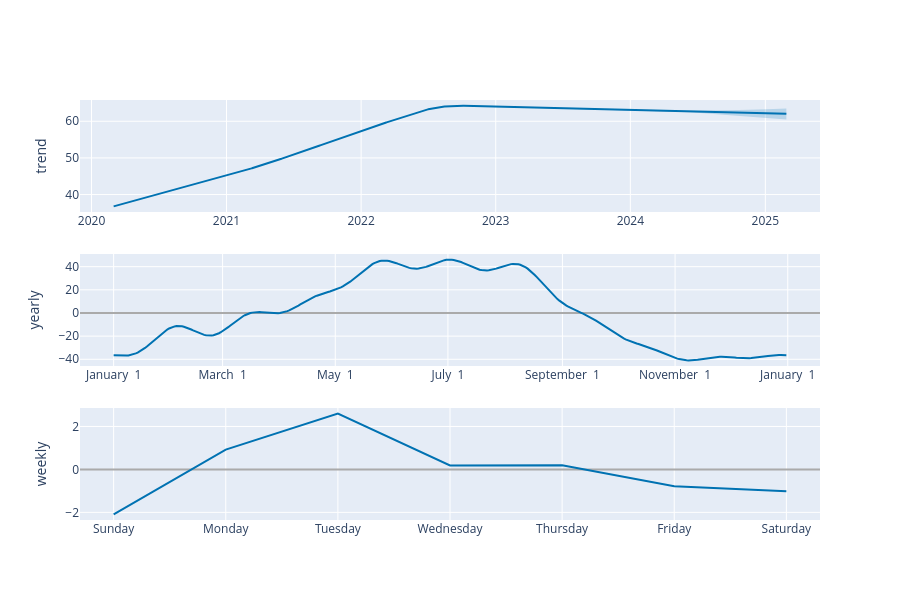

The notebook cell saved with this chart:
### Markdown cell above
##**Analisando as componentes da série temporal**

### Code cell
from prophet.plot import plot_components_plotly

plot_components_plotly(modelo, previsao)

### Figure 1 — Plotly figure (JSON) as saved in the notebook; plotly's stock layout.template omitted (floating-point values rounded to 4 significant figures; data arrays with more than 128 entries replaced by an {"elided": "..."} marker saying what was removed)
{"data": [{"line": {"color": "#0072B2", "width": 2}, "mode": "lines", "name": "trend", "type": "scatter", "x": {"elided": "1825 str values"}, "xaxis": "x", "y": {"elided": "1825 float values"}, "yaxis": "y"}, {"line": {"color": "rgba(0, 114, 178, 0.2)", "width": 0}, "mode": "lines", "name": "trend_upper", "type": "scatter", "x": {"elided": "1825 str values"}, "xaxis": "x", "y": {"elided": "1825 float values"}, "yaxis": "y"}, {"fill": "tonexty", "fillcolor": "rgba(0, 114, 178, 0.2)", "line": {"color": "rgba(0, 114, 178, 0.2)", "width": 0}, "mode": "lines", "name": "trend_lower", "type": "scatter", "x": {"elided": "1825 str values"}, "xaxis": "x", "y": {"elided": "1825 float values"}, "yaxis": "y"}, {"line": {"color": "#0072B2", "width": 2}, "mode": "lines", "name": "yearly", "type": "scatter", "x": {"elided": "365 str values"}, "xaxis": "x2", "y": {"elided": "365 float values"}, "yaxis": "y2"}, {"line": {"color": "#0072B2", "width": 2}, "mode": "lines", "name": "weekly", "type": "scatter", "x": ["2017-01-01T00:00:00", "2017-01-02T00:00:00", "2017-01-03T00:00:00", "2017-01-04T00:00:00", "2017-01-05T00:00:00", "2017-01-06T00:00:00", "2017-01-07T00:00:00"], "xaxis": "x3", "y": [-2.094, 0.92, 2.599, 0.1876, 0.1904, -0.7813, -1.022], "yaxis": "y3"}], "layout": {"height": 600, "showlegend": false, "width": 900, "xaxis": {"anchor": "y", "domain": [0, 1], "range": ["2019-11-30T19:12:00", "2025-05-29T04:48:00"], "type": "date"}, "xaxis2": {"anchor": "y2", "domain": [0, 1], "range": ["2016-12-13T18:54:02.958904115", "2018-01-18T11:04:57.863013581"], "tickformat": "%B %e", "type": "date"}, "xaxis3": {"anchor": "y3", "domain": [0, 1], "range": ["2016-12-31T16:48:00", "2017-01-07T07:12:00"], "tickformat": "%A", "type": "date"}, "yaxis": {"anchor": "x", "domain": [0.7333, 1], "rangemode": "normal", "title": {"text": "trend"}, "zerolinecolor": "#AAA"}, "yaxis2": {"anchor": "x2", "domain": [0.3667, 0.6333], "title": {"text": "yearly"}, "zerolinecolor": "#AAA"}, "yaxis3": {"anchor": "x3", "domain": [0, 0.2667], "title": {"text": "weekly"}, "zerolinecolor": "#AAA"}}}
